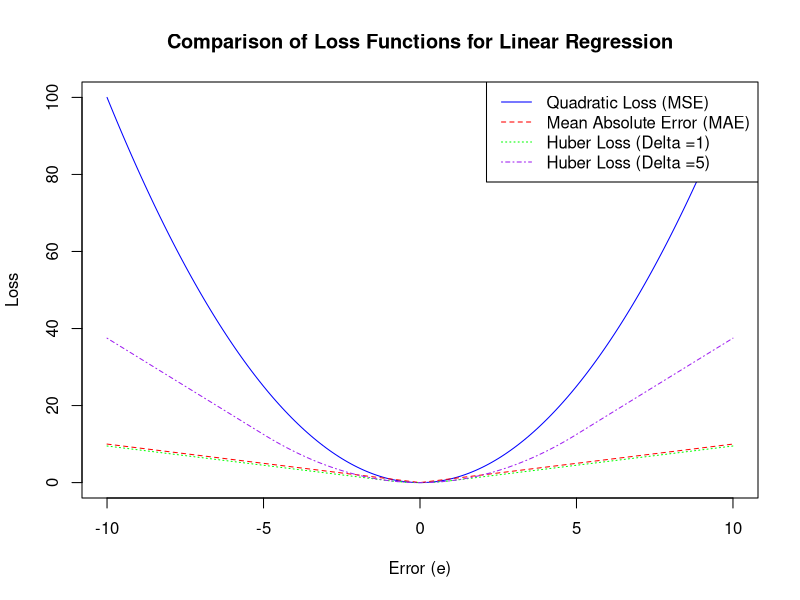

The R source for this figure:
## ---- chunk 1
knitr::opts_chunk$set(echo = TRUE)
## ---- chunk 2
errors <- seq(-10, 10, by = 0.1)

#MSE(Mean squared error) 
quadratic_loss <- function(errors) {
  return(errors^2)
}

#MAE(mean absolute error)
mean_absolute_error <- function(errors) {
  return(abs(errors))
}

#Huber loss
huber_loss <- function(errors, delta) {
  loss <- ifelse(abs(errors) <= delta, 0.5 * errors^2, delta * (abs(errors) - 0.5 * delta))
  return(loss)
}

delta1 <- 1
delta2 <- 5

quadratic_loss_values <- quadratic_loss(errors)
mean_absolute_error_values <- mean_absolute_error(errors)
huber_loss_values_delta1 <- huber_loss(errors, delta1)
huber_loss_values_delta2 <- huber_loss(errors, delta2)

# Plotting all the functions
plot(errors, quadratic_loss_values, type = "l", col = "blue", 
     xlab = "Error (e)", ylab = "Loss", 
     main = "Comparison of Loss Functions for Linear Regression")
lines(errors, mean_absolute_error_values, col = "red", lty = 2)
lines(errors, huber_loss_values_delta1, col = "green", lty = 3)
lines(errors, huber_loss_values_delta2, col = "purple", lty = 4)
legend("topright", legend = c("Quadratic Loss (MSE)", "Mean Absolute Error (MAE)", paste("Huber Loss (Delta =", delta1, ")", sep = ""), paste("Huber Loss (Delta =", delta2, ")", sep = "")), 
       col = c("blue", "red", "green", "purple"), lty = c(1, 2, 3, 4))
## ---- chunk 3

# Function to calculate gradient of quadratic loss
gradient_quadratic_loss <- function(errors) {
  return(mean(2 * errors))
}

# Gradient for quadratic loss
gradient_descent_quadratic_loss <- function(errors, theta_init, alpha, max_iterations, tolerance) {
  theta <- theta_init
  for (iter in 1:max_iterations) {
    loss_gradient <- gradient_quadratic_loss(errors)
    if (abs(loss_gradient) < tolerance) {
      break
    }
    theta <- theta - alpha * loss_gradient
  }
  return(theta)
}
#gradient of mean absolute loss
gradient_mean_absolute_loss_single <- function(error) {
  return(ifelse(error > 0, 1, -1))
}

# Gradient descent for mean absolute loss
gradient_descent_mean_absolute_loss <- function(errors, theta_init, alpha, max_iterations, tolerance) {
  theta <- theta_init
  for (iter in 1:max_iterations) {
    loss_gradient <- mean(sapply(errors, gradient_mean_absolute_loss_single))
    if (abs(loss_gradient) < tolerance) {
      break
    }
    theta <- theta - alpha * loss_gradient
  }
  return(theta)
}
#  gradient for Huber loss 
gradient_huber_loss_single <- function(error, delta) {
  if (abs(error) <= delta) {
    return(error)
  } else {
    return(delta * sign(error))
  }
}

# Gradient descent for Huber loss
gradient_descent_huber_loss <- function(errors, theta_init, alpha, max_iterations, tolerance, delta) {
  theta <- theta_init
  for (iter in 1:max_iterations) {
    loss_gradient <- mean(sapply(errors, gradient_huber_loss_single, delta = delta))
    if (abs(loss_gradient) < tolerance) {
      break
    }
    theta <- theta - alpha * loss_gradient
  }
  return(theta)
}


theta_init <- 0  # Initial guess for parameter theta
alpha <- 0.01    # Learning rate
max_iterations <- 1000
tolerance <- 1e-5
delta <- 1       # Huber loss parameter


errors <- seq(-10, 10, by = 0.1)


theta_gd <- gradient_descent_quadratic_loss(errors, theta_init, alpha, max_iterations, tolerance)
cat("Optimal parameter (theta) for quadratic loss (gradient descent):", theta_gd, "\n")

theta_gd <- gradient_descent_mean_absolute_loss(errors, theta_init, alpha, max_iterations, tolerance)
cat("Optimal parameter (theta) for mean absolute loss (gradient descent):", theta_gd, "\n")

theta_gd <- gradient_descent_huber_loss(errors, theta_init, alpha, max_iterations, tolerance, delta)
cat("Optimal parameter (theta) for Huber loss (gradient descent):", theta_gd, "\n")


## ---- chunk 4
# Stochastic gradient descent for quadratic loss
sgd_quadratic_loss <- function(errors, theta_init, alpha, max_iterations, tolerance) {
  theta <- theta_init
  N <- length(errors)
  for (iter in 1:max_iterations) {
    i <- sample(1:N, size = 1)  # Randomly choose a training example
    error <- errors[i]
    loss_gradient <- 2 * error
    if (abs(loss_gradient) < tolerance) {
      break
    }
    theta <- theta - alpha * loss_gradient
  }
  return(theta)
}

gradient_mean_absolute_loss_single <- function(errors) {
  return(ifelse(errors > 0, 1, -1))
}

# Stochastic gradient descent for mean absolute loss
sgd_mean_absolute_loss <- function(errors, theta_init, alpha, max_iterations, tolerance) {
  theta <- theta_init
  N <- length(errors)
  for (iter in 1:max_iterations) {
    i <- sample(1:N, size = 1)  # Randomly choose a training example
    error <- errors[i]
    loss_gradient <- gradient_mean_absolute_loss_single(error)
    if (abs(loss_gradient) < tolerance) {
      break
    }
    theta <- theta - alpha * loss_gradient
  }
  return(theta)
}


# Stochastic gradient descent for Huber loss
sgd_huber_loss <- function(errors, theta_init, alpha, max_iterations, tolerance, delta) {
  theta <- theta_init
  N <- length(errors)
  for (iter in 1:max_iterations) {
    i <- sample(1:N, size = 1)  # Randomly choose a training example
    error <- errors[i]
    loss_gradient <- gradient_huber_loss_single(error, delta)
    if (abs(loss_gradient) < tolerance) {
      break
    }
    theta <- theta - alpha * loss_gradient
  }
  return(theta)
}

# Example usage
theta_init <- 0  # Initial guess for parameter theta
alpha <- 0.01    # Learning rate
max_iterations <- 1000
tolerance <- 1e-5
delta <- 1       # Huber loss parameter

# Generate errors for demonstration
errors <- seq(-10, 10, by = 0.1)

# Perform stochastic gradient descent
theta_sgd <- sgd_quadratic_loss(errors, theta_init, alpha, max_iterations, tolerance)
cat("Optimal parameter (theta) for quadratic loss (stochastic gradient descent):", theta_sgd, "\n")

theta_sgd <- sgd_mean_absolute_loss(errors, theta_init, alpha, max_iterations, tolerance)
cat("Optimal parameter (theta) for mean absolute loss (stochastic gradient descent):", theta_sgd, "\n")

theta_sgd <- sgd_huber_loss(errors, theta_init, alpha, max_iterations, tolerance, delta)
cat("Optimal parameter (theta) for Huber loss (stochastic gradient descent):", theta_sgd, "\n")

